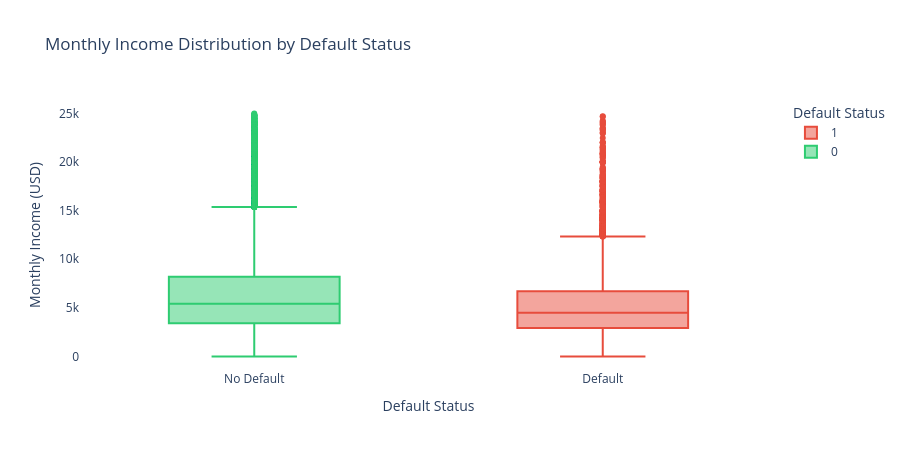

This figure's notebook cell:
### Code cell
# Cap income at 99th percentile to remove extreme outliers for visualisation
income_cap = df['MonthlyIncome'].quantile(0.99)
df_viz = df[df['MonthlyIncome'] < income_cap]

fig = px.box(df_viz, x='SeriousDlqin2yrs', y='MonthlyIncome',
             color='SeriousDlqin2yrs',
             color_discrete_map={0: '#2ECC71', 1: '#E74C3C'},
             labels={'SeriousDlqin2yrs': 'Default Status', 
                     'MonthlyIncome': 'Monthly Income (USD)'},
             title='Monthly Income Distribution by Default Status')

fig.update_layout(
    plot_bgcolor='white', height=450,
    xaxis=dict(tickvals=[0,1], 
               ticktext=['No Default', 'Default'])
)
fig.show()

### Figure 1 — Plotly figure (JSON) as saved in the notebook; plotly's stock layout.template omitted (floating-point values rounded to 4 significant figures; data arrays with more than 128 entries replaced by an {"elided": "..."} marker saying what was removed)
{"data": [{"alignmentgroup": "True", "hovertemplate": "Default Status=%{x}<br>Monthly Income (USD)=%{y}<extra></extra>", "legendgroup": "1", "marker": {"color": "#E74C3C"}, "name": "1", "notched": false, "offsetgroup": "1", "orientation": "v", "showlegend": true, "type": "box", "x": {"elided": "8289 int values"}, "x0": " ", "xaxis": "x", "y": {"elided": "8289 int values"}, "y0": " ", "yaxis": "y"}, {"alignmentgroup": "True", "hovertemplate": "Default Status=%{x}<br>Monthly Income (USD)=%{y}<extra></extra>", "legendgroup": "0", "marker": {"color": "#2ECC71"}, "name": "0", "notched": false, "offsetgroup": "0", "orientation": "v", "showlegend": true, "type": "box", "x": {"elided": "110670 int values"}, "x0": " ", "xaxis": "x", "y": {"elided": "110670 int values"}, "y0": " ", "yaxis": "y"}], "layout": {"boxmode": "overlay", "height": 450, "legend": {"title": {"text": "Default Status"}, "tracegroupgap": 0}, "plot_bgcolor": "white", "title": {"text": "Monthly Income Distribution by Default Status"}, "xaxis": {"anchor": "y", "categoryarray": [1, 0], "categoryorder": "array", "domain": [0, 1], "ticktext": ["No Default", "Default"], "tickvals": [0, 1], "title": {"text": "Default Status"}}, "yaxis": {"anchor": "x", "domain": [0, 1], "title": {"text": "Monthly Income (USD)"}}}}
